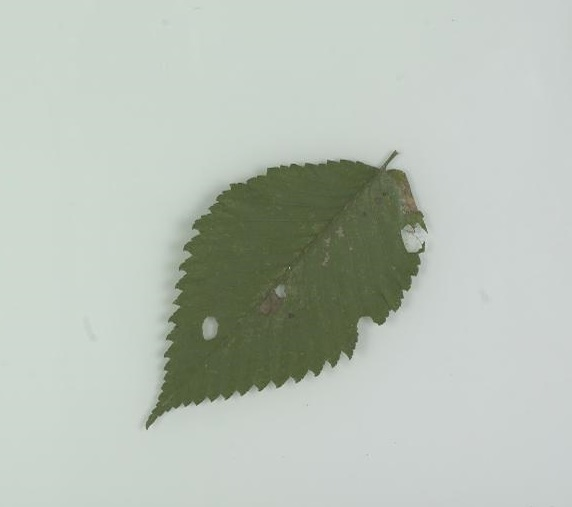
#> input picture zoe/pi2613-01-1.jpg, 572 x 507 px
$ python feature3.1.py   (older library calls are emulated)
#> lines starting #> are read from the running program, lines starting #| are printed output that depends on the picture; after the words box and inside, x2 and y2 are one past the last pixel; in counts of white or black regions, pixels touching at a corner belong together; long printed decimals are rounded
#> in main, img is the input picture: shape (507, 572, 3); mean B, G, R 182.2, 192.2, 183.6
### EM.py
from numpy import *
import numpy as np
import matplotlib.pyplot as plt
from scipy.misc import *
import os
import cv2
from sklearn.mixture import GaussianMixture
from scipy.stats import multivariate_normal
from skimage.morphology import erosion, dilation
from skimage.morphology import disk
from scipy import ndimage

def CutOut(y):
    hsv = cv2.cvtColor(y, cv2.COLOR_BGR2HSV)
#> hsv: shape (507, 572, 3); mean H, S, V 64.9, 21.4, 192.2
    hsv_shape = hsv.shape
#> hsv_shape = (507, 572, 3)
    gmm = GaussianMixture(n_components=2,covariance_type='diag')
    SV = np.zeros((hsv_shape[0]*hsv_shape[1],2))

    Saturation = hsv[:,:,1].flatten()
    Value = hsv[:,:,2].flatten()
    P = []

    SV[:,0] = Saturation
    SV[:,1] = Value

    max1 = np.max(Saturation[:])
#> max1 = 125
    max2 = np.max(Value[:])
#> max2 = 224

    SV[:,0] = SV[:,0]/max1
    SV[:,1] = SV[:,1]/max2

    gmm.fit(SV)


    for i in range(shape(y)[0]):
        p = []
        for j in range(shape(y)[1]):
            p.append([hsv[i,j,1]/max1,hsv[i,j,2]/max2])
        P.append(p)
#> after the loop, P = 507 items


    if gmm.means_[1][1] > gmm.means_[0][1]:
        mu1 = gmm.means_[0]
        mu2 = gmm.means_[1]
        gmm.covariances_[1] = 100*gmm.covariances_[1]
        cov1 = gmm.covariances_[0]
        cov2 = gmm.covariances_[1]
    else:
        mu2 = gmm.means_[0]
        mu1 = gmm.means_[1]
        gmm.covariances_[0] = 100*gmm.covariances_[0]
        cov2 = gmm.covariances_[0]
        cov1 = gmm.covariances_[1]

# [11 lines of commented-out code are left out]

    p1 = multivariate_normal(mu1, cov1)
    p2 = multivariate_normal(mu2, cov2)

    p1 = p1.pdf(P)
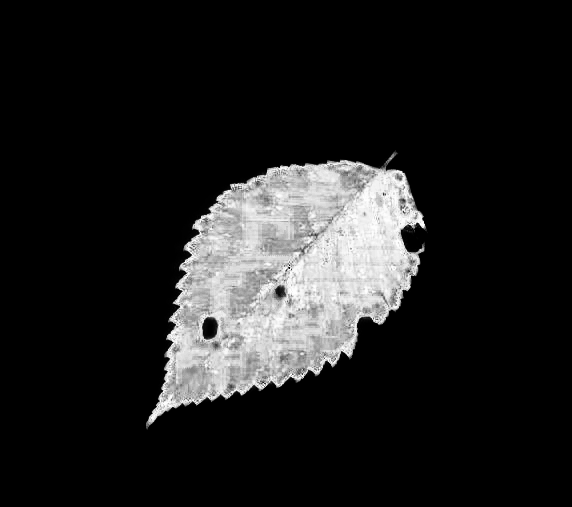
#> p1: shape (507, 572) float64; min 9.79e-05, max 6.21, mean 0.759; drawn with min black and max white
    p2 = p2.pdf(P)
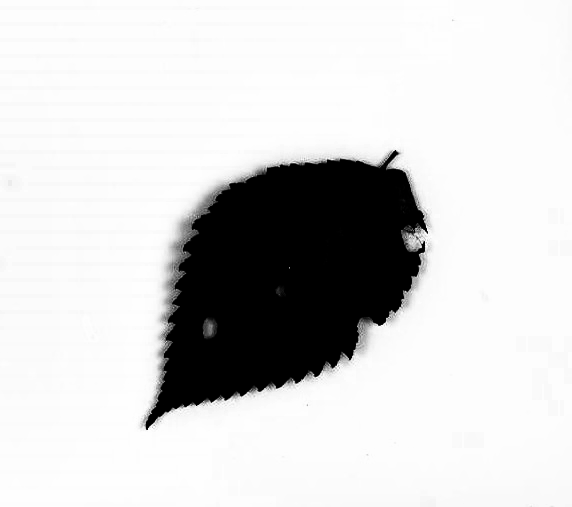
#> p2: shape (507, 572) float64; min 3.28e-08, max 4.78, mean 3.95; drawn with min black and max white

    x1 = np.heaviside(p1-p2,0)
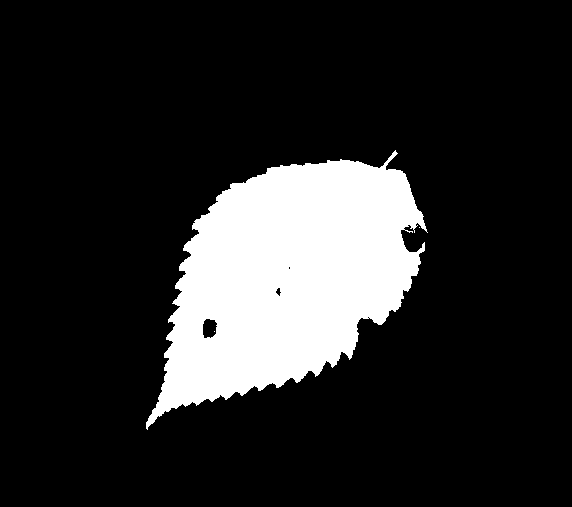
#> x1: shape (507, 572) float64; values 0 (black) and 1 (white), 15.7% white; 3 white regions (2 under 20 px), largest, box (x1, y1, x2, y2) and area: (146, 150, 428, 430) 45405

    x2 = ndimage.binary_fill_holes(x1).astype(int)
#> x2: shape (507, 572) int64; values 0 (black) and 1 (white), 15.7% white; 2 white regions (1 under 20 px), largest, box (x1, y1, x2, y2) and area: (146, 150, 428, 430) 45648

    s1 = erosion(x1, disk(3))
#> s1: shape (507, 572) float64; values 0 (black) and 1 (white), 14.4% white; 1 white region, box (x1, y1, x2, y2) and area: (150, 163, 421, 422) 41838
    s1 = dilation(s1, disk(3))
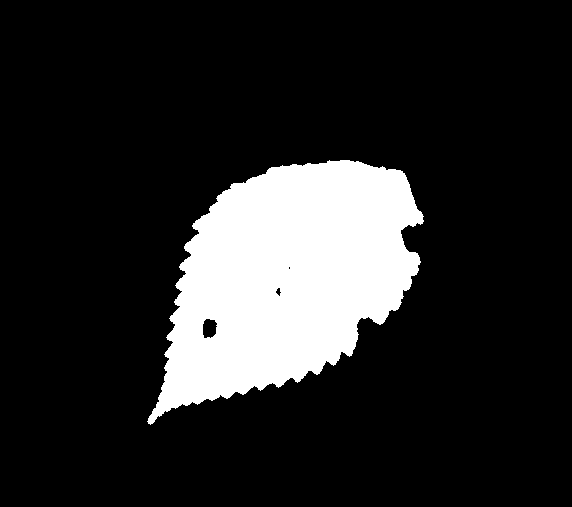
#> s1: shape (507, 572) float64; values 0 (black) and 1 (white), 15.5% white; 1 white region, box (x1, y1, x2, y2) and area: (147, 160, 424, 425) 45044

    s2 = erosion(x2, disk(3))
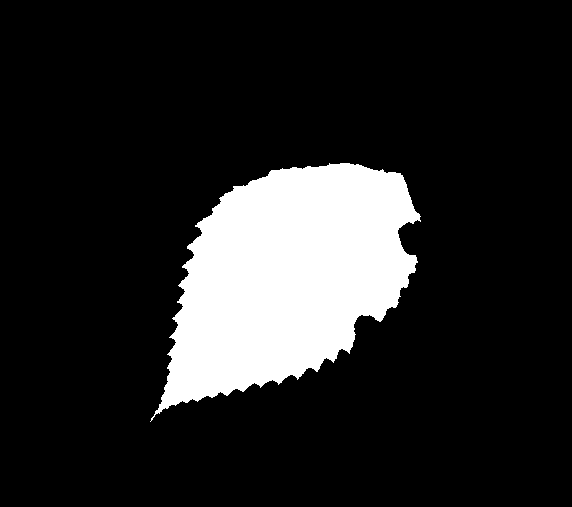
#> s2: shape (507, 572) int64; values 0 (black) and 1 (white), 14.6% white; 1 white region, box (x1, y1, x2, y2) and area: (150, 163, 421, 422) 42380
    s2 = dilation(s2, disk(3))
#> s2: shape (507, 572) int64; values 0 (black) and 1 (white), 15.6% white; 1 white region, box (x1, y1, x2, y2) and area: (147, 160, 424, 425) 45290

    return x1,s1,x2,s2

# [53 lines of commented-out code are left out]


### feature3.1.py
import numpy as np
from numpy.linalg import norm
import cv2
import matplotlib.pyplot as plt
from scipy.misc import imread
from scipy.misc import imshow
np.set_printoptions(threshold=np.inf)
from EM import CutOut
from scipy import ndimage

def ExtractReg(angles,radius,n):
    fit = np.polyfit(angles,radius,n)
    fitfn = np.poly1d(fit)
    ang = np.linspace(0,360,360)
    rad = fitfn(ang)
    error = abs(radius - fitfn(angles))
    return ang,rad,fit,fitfn,error

# [148 lines left out: function Loco, not called in this run]

def main():

    img=cv2.imread('zoe/pi2613-01-1.jpg')
    x1,s1,x2,s2 = CutOut(img)
    thresh = 255*s2.astype(np.uint8)
    kernel = np.ones((3,3),np.uint8)
    edges = cv2.morphologyEx(thresh, cv2.MORPH_GRADIENT, kernel)
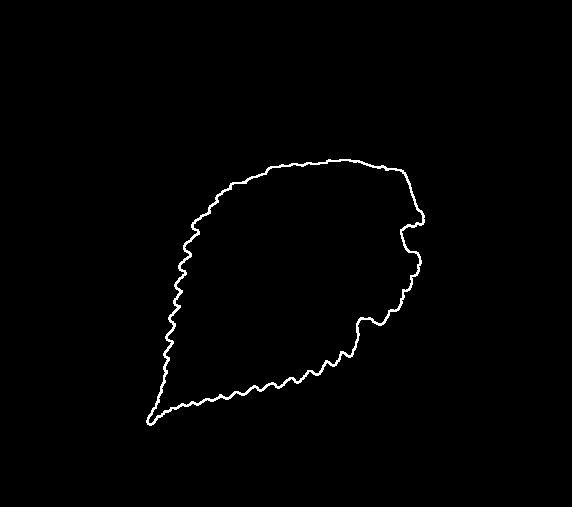
#> edges: shape (507, 572); 0.95% white in thin lines or dots, all inside (x1, y1, x2, y2) = (146, 159, 425, 426)


    nnz=np.nonzero(edges)
#> nnz = 2765 positions, rows 159 to 425, columns 146 to 424
    z=len(nnz[0])
#> z = 2765
# [5 lines of commented-out code are left out]
    '''
    important: centroid is done on original image (before edge detection is
    made), otherwise centroid is shifted.
    '''
    sourceIm,contours, hierarchy = cv2.findContours(thresh, cv2.RETR_EXTERNAL,\
                                                    cv2.CHAIN_APPROX_SIMPLE)
#> contours = 1 contour; box (x1, y1, x2, y2) and area: (147, 160, 424, 425) 44812
    cnt = max(contours, key = lambda x: cv2.contourArea(x))
#> cnt = contour of 680 points, box (x1, y1, x2, y2) (147, 160, 424, 425), area 44812
    M = cv2.moments(cnt)
#> M = moments, m00 44812.5, centre m10/m00, m01/m00 = (286.6, 277.2)
    cx = int(M['m10']/M['m00'])
#> cx = 286
    cy = int(M['m01']/M['m00'])
#> cy = 277

    ##normalised vector
    ax=cx-20   #a point with same row but different col
#> ax = 266
    ay=cy
#> ay = 277
    ux=ax-cx
#> ux = -20
    uy=ay-cy
#> uy = 0
    u=[ux,uy]
#> u = [-20, 0]


    #edge vector
    vx = nnz[1] - cx
#> vx = 2765 values, max 138 at index 714, min -140 at index 2728, mean -8.46
    vy = nnz[0] - cy
#> vy = 2765 values from -118 to 148

    #find angle and radius of each edge point
    angles=np.zeros(z)
#> angles = 2765 values from 0 to 0
    radius=np.zeros(z)
#> radius = 2765 values from 0 to 0
    for i in range(0,z):
        #find angle
        if nnz[0][i]>cy:#if edge point is under norm vector, add 180 deg
             angles[i]=np.arccos(np.dot(u,[vx[i],vy[i]])/(norm(u)*norm([vx[i] \
                   ,vy[i]])))*(180/np.pi)+180

        else:
             angles[i]=np.arccos(np.dot(u,[vx[i],vy[i]])/(norm(u)*norm([vx[i] \
                   ,vy[i]])))*(180/np.pi)

        #find radius
        radius[i]=norm([vx[i],vy[i]])
#> after the loop, angles = 2765 values, max 359.5 at index 1223, min 0 at index 1209, mean 187.8; radius = 2765 values, max 202.3 at index 2755, min 83.35 at index 1544, mean 125


        #plot radius vs angle

    plt.scatter(angles, radius,0.1,'b')

    ##################################
    n=10
    ang,rad,fit,fitfn,error = ExtractReg(angles,radius,n)
#> in ExtractReg, `fit = np.polyfit(angles,radius,n)`: fit = [1.89e-19, -3.38e-16, 2.57e-13, -1.08e-10, 2.74e-08, -4.27e-06, 0.000404, -0.0219, 0.611, -7.01, 122]
#> in ExtractReg, `rad = fitfn(ang)`: rad = 360 values, max 156.1 at index 229, min 85.63 at index 296, mean 119.8
#> in ExtractReg, `error = abs(radius - fitfn(angles))`: error = 2765 values, max 46.44 at index 2755, min 0.00854 at index 1995, mean 11.05
#> ang = 360 values from 0 to 360
    print(fit)
#| [ 1.88560680e-19 -3.38220690e-16  2.57339824e-13 -1.08131238e-10
#|   2.73703398e-08 -4.27147785e-06  4.04127908e-04 -2.19121280e-02
#|   6.10823751e-01 -7.01179989e+00  1.21973987e+02]
    print(np.mean(error))
#| 11.053
    plt.plot(ang, rad, 'r')
    plt.scatter(angles,error,0.1,'k')
    ###################################
#
#    locoL = Loco(nnz)
#
#    print(locoL)


#    plt.show()

#    return fit,np.mean(error)


if __name__ == "__main__":
    main()
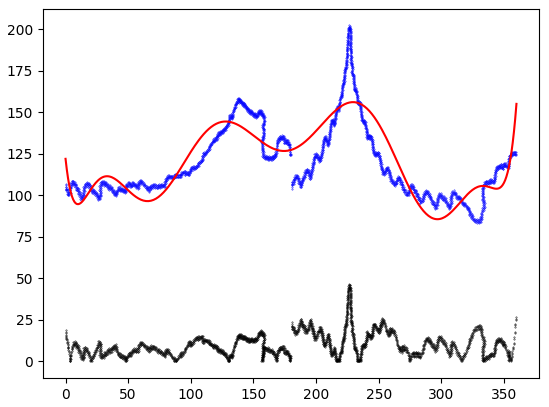
#> figure drawn by matplotlib, 1 panel; curve peaks at x = 229.6, y = 156.1

$ run again, with zoe/wb1127-03-2.jpg copied over zoe/pi2613-01-1.jpg
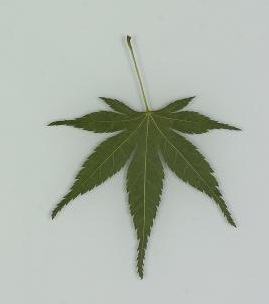
#> input picture zoe/wb1127-03-2.jpg, 269 x 304 px
#> in main, img is the input picture: shape (304, 269, 3); mean B, G, R 173.6, 183.1, 176
#> hsv: shape (304, 269, 3); mean H, S, V 65.4, 23.8, 183.1
#> max1 = 188
#> max2 = 225
#> after the loop in CutOut, `for i in range(shape(y)[0]):`: P = 304 items
#> in CutOut, `x1 = np.heaviside(p1-p2,0)`:
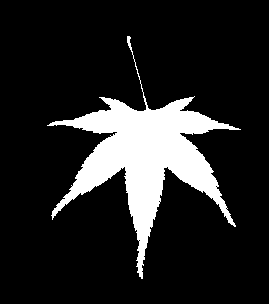
#> x1: shape (304, 269) float64; values 0 (black) and 1 (white), 14.3% white; 1 white region, box (x1, y1, x2, y2) and area: (47, 36, 241, 279) 11667
#> x2: shape (304, 269) int64; values 0 (black) and 1 (white), 14.3% white; 1 white region, box (x1, y1, x2, y2) and area: (47, 36, 241, 279) 11671
#> thresh: shape (304, 269); 13.5% white; 1 white region, box (x1, y1, x2, y2) and area: (57, 98, 228, 263) 11020
#> edges: shape (304, 269); 2.8% white in thin lines or dots, all inside (x1, y1, x2, y2) = (56, 97, 229, 264)
#> nnz = 2277 positions, rows 97 to 263, columns 56 to 228
#> z = 2277
#> contours = 1 contour; box (x1, y1, x2, y2) and area: (57, 98, 228, 263) 10617
#> cnt = contour of 548 points, box (x1, y1, x2, y2) (57, 98, 228, 263), area 10617
#> M = moments, m00 10617, centre m10/m00, m01/m00 = (145.5, 156.5)
#> cx = 145
#> cy = 156
#> ax = 125
#> ay = 156
#> ux = -20
#> uy = 0
#> u = [-20, 0]
#> vx = 2277 values, max 83 at index 1925, min -89 at index 1852, mean -0.893
#> vy = 2277 values from -59 to 107
#> after the loop in main, `for i in range(0,z):`: angles = 2277 values, max 359 at index 971, min 0 at index 957, mean 192.9; radius = 2277 values, max 107.2 at index 2274, min 21.1 at index 1044, mean 63.65
#> in ExtractReg, `fit = np.polyfit(angles,radius,n)`: fit = [-3.76e-20, 5.85e-17, -3.76e-14, 1.28e-11, -2.48e-09, 2.65e-07, -1.35e-05, 0.000177, 0.00134, 0.296, 52.6]
#> in ExtractReg, `rad = fitfn(ang)`: rad = 360 values, max 80.24 at index 345, min 27.48 at index 359, mean 62.22
#> in ExtractReg, `error = abs(radius - fitfn(angles))`: error = 2277 values, max 47.91 at index 1031, min 0.00157 at index 1024, mean 14.66
#> in main, `ang,rad,fit,fitfn,error = ExtractReg(angles,radius,n)`: ang = 360 values from 0 to 360
#| [-3.75847100e-20  5.85250097e-17 -3.76315381e-14  1.28478714e-11
#|  -2.48243327e-09  2.64563921e-07 -1.34585871e-05  1.76833055e-04
#|   1.33581566e-03  2.96120882e-01  5.26006290e+01]
#| 14.658
#> `main()`:
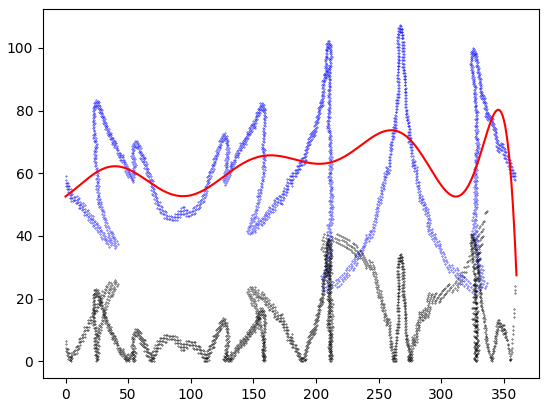
#> figure drawn by matplotlib, 1 panel; curve peaks at x = 346, y = 80.24

$ run again, with zoe/back.jpg copied over zoe/pi2613-01-1.jpg
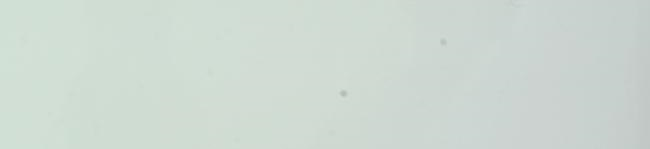
#> input picture zoe/back.jpg, 650 x 149 px
#> in main, img is the input picture: shape (149, 650, 3); mean B, G, R 209.9, 216.9, 206.1
#> hsv: shape (149, 650, 3); mean H, S, V 71.2, 12.7, 216.9
#> max1 = 18
#> max2 = 225
#> after the loop in CutOut, `for i in range(shape(y)[0]):`: P = 149 items
#> in CutOut, `x1 = np.heaviside(p1-p2,0)`:
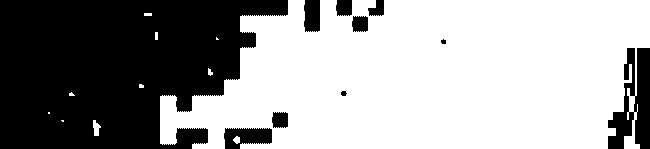
#> x1: shape (149, 650) float64; values 0 (black) and 1 (white), 61.2% white; 10 black regions, largest, box (x1, y1, x2, y2) and area: (0, 0, 288, 149) 32882, (608, 48, 650, 149) 2514, (224, 128, 272, 149) 753
#> x2: shape (149, 650) int64; values 0 (black) and 1 (white), 61.7% white; 6 black regions, box (x1, y1, x2, y2) and area: (0, 0, 288, 149) 32882, (608, 48, 650, 149) 2514, (224, 128, 272, 149) 753, (304, 0, 320, 32) 484, (336, 0, 352, 16) 238, (368, 0, 384, 16) 179
#> thresh: shape (149, 650); 61% white; 6 black regions, box (x1, y1, x2, y2) and area: (0, 0, 288, 149) 33100, (608, 48, 650, 149) 2922, (224, 128, 272, 149) 798, (304, 0, 320, 32) 484, (336, 0, 352, 16) 238, (368, 0, 384, 16) 184
#> edges: shape (149, 650); 2.3% white in thin lines or dots, all inside (x1, y1, x2, y2) = (92, 0, 650, 149)
#> nnz = 2246 positions, rows 0 to 148, columns 92 to 649
#> z = 2246
#> contours = 3 contours; box (x1, y1, x2, y2) and area: (160, 0, 650, 149) 58136, (624, 136, 640, 149) 128, (93, 123, 100, 131) 26
#> cnt = contour of 471 points, box (x1, y1, x2, y2) (160, 0, 650, 149), area 58136
#> M = moments, m00 58136.5, centre m10/m00, m01/m00 = (428.1, 76.19)
#> cx = 428
#> cy = 76
#> ax = 408
#> ay = 76
#> ux = -20
#> uy = 0
#> u = [-20, 0]
#> vx = 2246 values, max 221 at index 734, min -336 at index 1434, mean -114.4
#> vy = 2246 values from -76 to 72
#> after the loop in main, `for i in range(0,z):`: angles = 2246 values, max 359.7 at index 902, min 0 at index 895, mean 153.8; radius = 2246 values, max 340 at index 1547, min 75.21 at index 391, mean 194.9
#> in ExtractReg, `fit = np.polyfit(angles,radius,n)`: fit = [5.27e-19, -7.8e-16, 4.59e-13, -1.35e-10, 1.95e-08, -9.46e-07, -8.28e-05, 0.0122, -0.516, 5.61, 175]
#> in ExtractReg, `rad = fitfn(ang)`: rad = 360 values, max 251.2 at index 187, min -1707.6 at index 276, mean -265.6
#> in ExtractReg, `error = abs(radius - fitfn(angles))`: error = 2246 values, max 89.28 at index 1547, min 0.0338 at index 2003, mean 17.74
#> in main, `ang,rad,fit,fitfn,error = ExtractReg(angles,radius,n)`: ang = 360 values from 0 to 360
#| [ 5.26900946e-19 -7.79744348e-16  4.58938457e-13 -1.34599788e-10
#|   1.95435341e-08 -9.46134676e-07 -8.27779396e-05  1.21540950e-02
#|  -5.16128371e-01  5.60961340e+00  1.74995093e+02]
#| 17.743
#> `main()`:
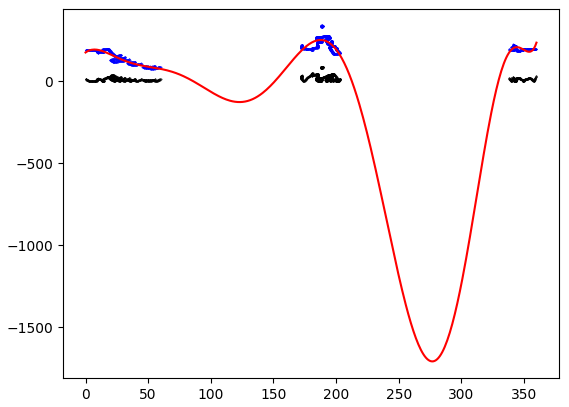
#> figure drawn by matplotlib, 1 panel; curve peaks at x = 187.5, y = 251.2
